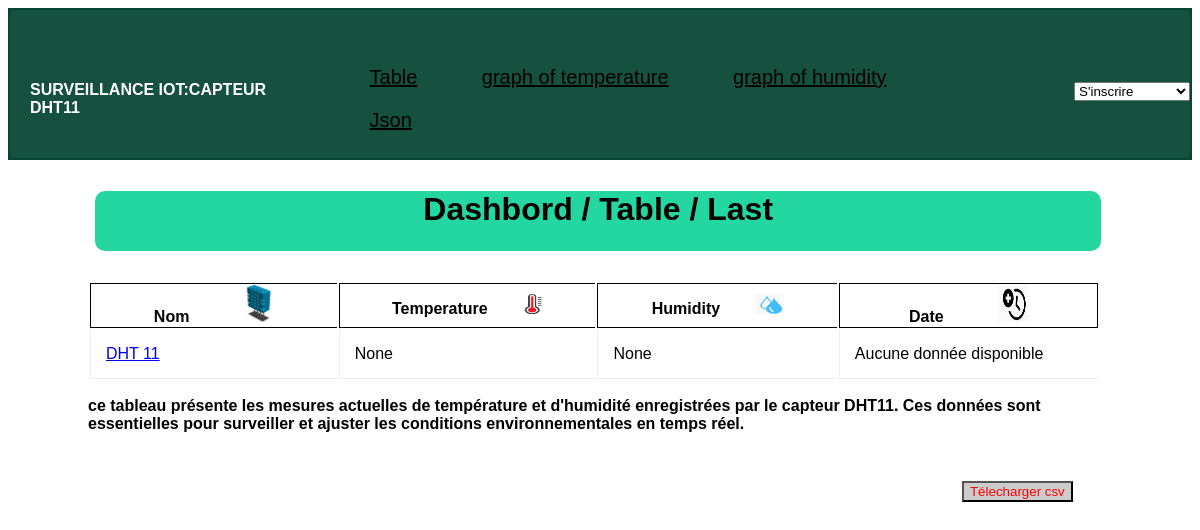
Before: /index/ with the older database file.
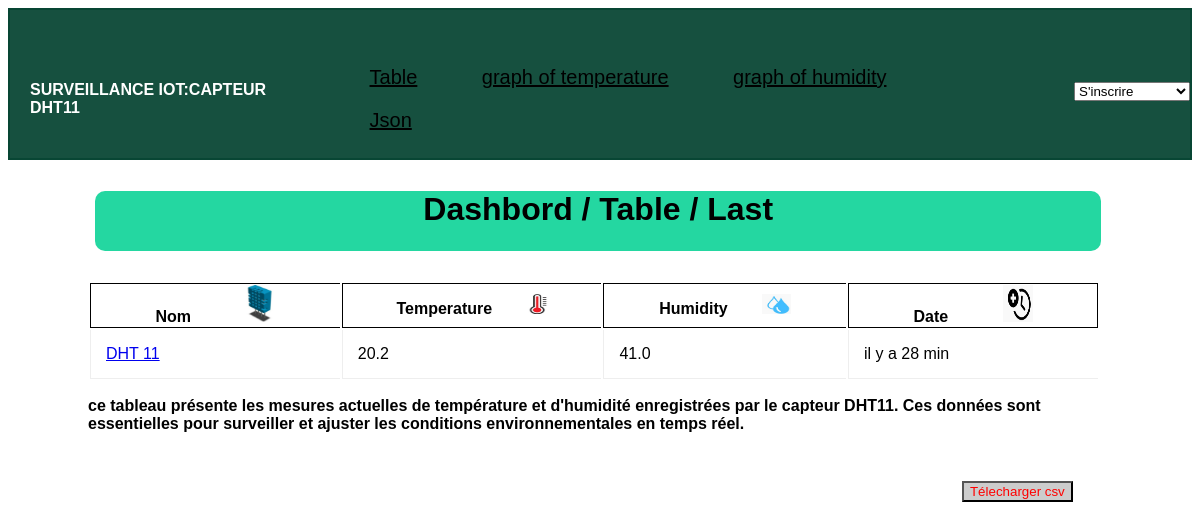
After: the same page with the newer database file.
### DHT/models.py (models this page shows)
class Dht11(models.Model):
  temp = models.FloatField(null=True)
  hum = models.FloatField(null=True)
  dt = models.DateTimeField(auto_now_add=True,null=True)

### DHT/views.py (the view)
# urls.py: path('index/',views.table,name='table'),
def table(request):
    derniere_ligne = Dht11.objects.last()
    if derniere_ligne:
        derniere_date = derniere_ligne.dt
        delta_temps = timezone.now() - derniere_date
        difference_minutes = delta_temps.seconds // 60
        temps_ecoule = f'il y a {difference_minutes} min'
        if difference_minutes >= 60:
            heures = difference_minutes // 60
            minutes = difference_minutes % 60
            temps_ecoule = f'il y a {heures}h {minutes}min'
        valeurs = {
            'date': temps_ecoule,
            'id': derniere_ligne.id,
            'temp': derniere_ligne.temp,
            'hum': derniere_ligne.hum
        }
    else:
        valeurs = {
            'date': 'Aucune donnée disponible',
            'id': None,
            'temp': None,
            'hum': None
        }
    return render(request, 'value.html', {'valeurs': valeurs})

### templates/value.html (shortened to what this page needs)
{% extends 'base.html' %}
{% block i %}
{% load static %}
<div  class="show-row">
    <h1>Dashbord / Table / Last</h1>
</div>
<div class="projects">
  <div class ="tables" >
     <table>
    <thead class="DIV">
        <tr>
            <th>Nom <img  id="Capteur-logo" src="{% static 'images/dht11.jpg' %}" alt="Capteur Image"></th>
            <th>Temperature <img  id="Temperature-logo" src="{% static 'images/temp.jpg' %}" alt="Temperature Image"></th>
            <th>Humidity  <img id="Humidity-logo" src="{% static 'images/humidity.jpg' %}" alt="Humidity Image"></th>
            <th>Date <img id="time-logo" src="{% static 'images/time.jpg' %}" alt="Humidity Image"> </th>
        </tr>
    </thead>
    <tbody>
        <tr>
            <td><a href="{% url 'myChartTemp' %}" >DHT 11</a></td>
<td>{{ valeurs.temp }} </td>
            <td>{{ valeurs.hum }}</td>
            <td>{{ valeurs.date }}</td>
        </tr>
    </tbody>
</table>
<p> ce tableau présente les mesures actuelles de température et d'humidité enregistrées par le capteur DHT11. Ces données sont essentielles pour surveiller et ajuster les conditions environnementales en temps réel.</p>
</div >
<button id='csv' >Télecharger csv</button>
     </div>
{% endblock i %}

### templates/base.html
 {% load static %}
<link rel="stylesheet" href="{% static 'css/chart.css' %}">
<link rel="stylesheet" href="{% static 'css/index.css' %}">
 <link rel="stylesheet" href="{% static 'css/table.css' %}">
 {% include 'navBar.html' %}
{% block i %}
{% endblock %}

### templates/navBar.html (shortened to what this page needs)
  <div class="navbar">
    <nav >
        <h2 class="logo">SURVEILLANCE IOT:CAPTEUR DHT11</h2>
            <ul>
                    <li>  <a href="{% url 'table' %}" >Table</a></li>
                    <li>  <a href="{% url 'myChartTemp' %}" >graph of temperature</a></li>
                    <li>  <a href="{% url 'myChartHum' %}" >graph of humidity</a></li>
                    <li>  <a href="{% url 'json' %}" >Json</a></li>
            </ul>
            <form method="post" action="{% url 'table' %}">
                <select id="select" name="select_field">
                  <option value="signup" selected>S'inscrire</option>
                </select>
              </form>
    </nav>
</div>

### static/css/index.css (style rules this page uses)
.navbar { height:100vh; width: 100%; background-position:top; background-size:contain; position: relative; top: 0px; left: 0px; height: 10px; border-radius:5px; }
nav { background-color: rgba(8, 70, 51, 0.94); border: solid 2px ; border-color: rgba(8, 70, 51, 0.94); display: flex; flex-direction:row; justify-content:space-between; align-items:center; padding-top:30px; padding-left: 20px; }
.logo { color:white ; font-size: 16px; }
nav ul { margin-right: 100px; }
nav ul li { display: inline; display : inline-block; padding: 10px 30px; }
nav ul li a { color:black; font-size:20px; transition: 0.3s; }

### static/css/table.css (style rules this page uses)
.show-row { text-align: center; position: relative; justify-content: center; align-items: center; top: 80px; left: 87px; width: 85%; height: 60px; background-color: rgba(23, 213, 156, 0.94); border-radius: 10px; }
.show-row h1 { padding: auto; }
.projects { width: 95%; height: 90%; position: relative; top: 110px; }
.tables { position: absolute; left: 80px; top: 0; right: 300px; width: 90%; height: 890px; border-spacing: 0; min-width: 1000px; }
.tables p { font-weight: bold; }
#Temperature-logo { width: 21px; height: 20px; margin-left: 30px; }
#Humidity-logo { width: 29px; height: 20px; margin-left: 30px; }
#Capteur-logo { width: 30px; height: 37px; margin-left: 50px; }
#time-logo { width: 30px; height: 37px; margin-left: 50px; }
.projects .tables thead th { background-color: white; width: 200px; font-weight: bold; border-top: solid black 1px; border-bottom: solid black 1px; border-left: solid black 1px; text-align: center; }
.projects table td { width: 500px; height: 25px; padding: 15px; border-bottom: solid #eee 1px; border-left: solid #eee 1px; }
.projects table tr th:last-child { border-right: solid black 1px; }
#csv { position: absolute; top: 200px; right: 60px; background-color: #ccc; color: red; }

Changed rows visible on the page:
added Dht11: temp "20.2", hum "41.0"
Other visible differences:
{{ valeurs.date }}: "Aucune donnée disponible" → "il y a 28 min"
{{ valeurs.temp }}: "None" → (not shown)
{{ valeurs.hum }}: "None" → (not shown)
